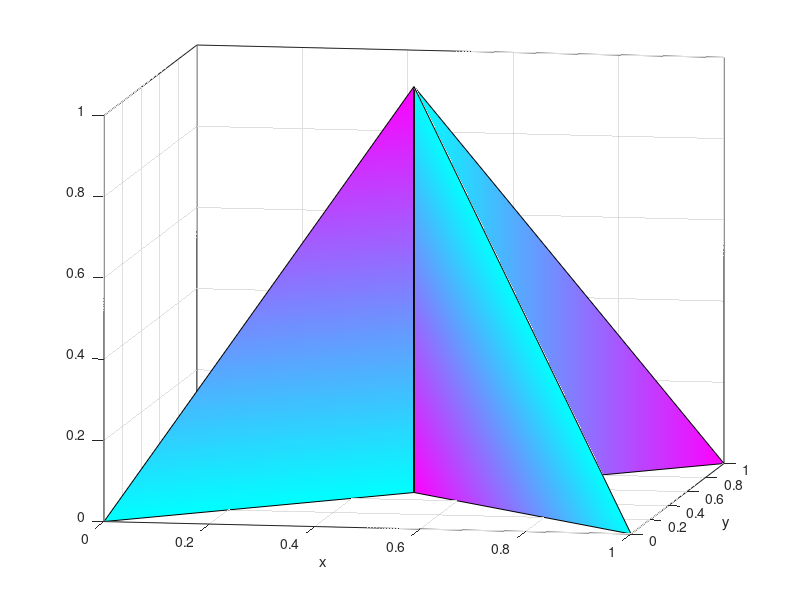

Reproduce this figure in MATLAB.
x = [0.5 0.5 0.5 0.5;
     0.5 0.5 0.5 0.5;
     0   1   1   0  ];
y = [0.5 0.5 0.5 0.5;
     0.5 0.5 0.5 0.5;
     0   0   1   1  ];
z = [1 1 1 1 ;
     0 0 0 0 ;
     0 0 0 0];
c = [1 0 0 1;
     0 1 0 1;
     0 0 1 0];
fill3(x,y,z,c),view([10 10]),colormap cool
xlabel('x'),ylabel('y'),box on; 
grid on;